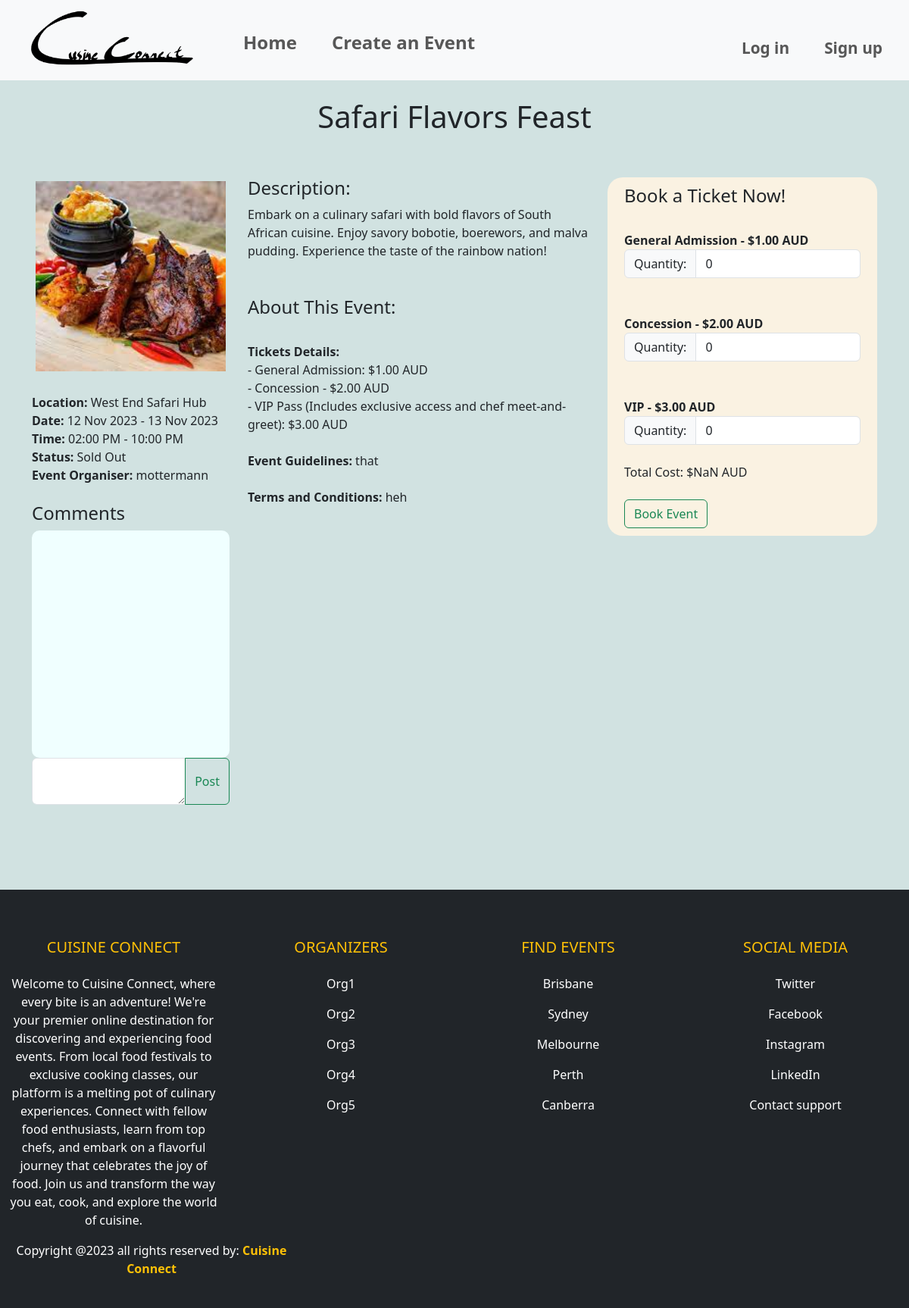
Before: /events/event/6 with the older database file.
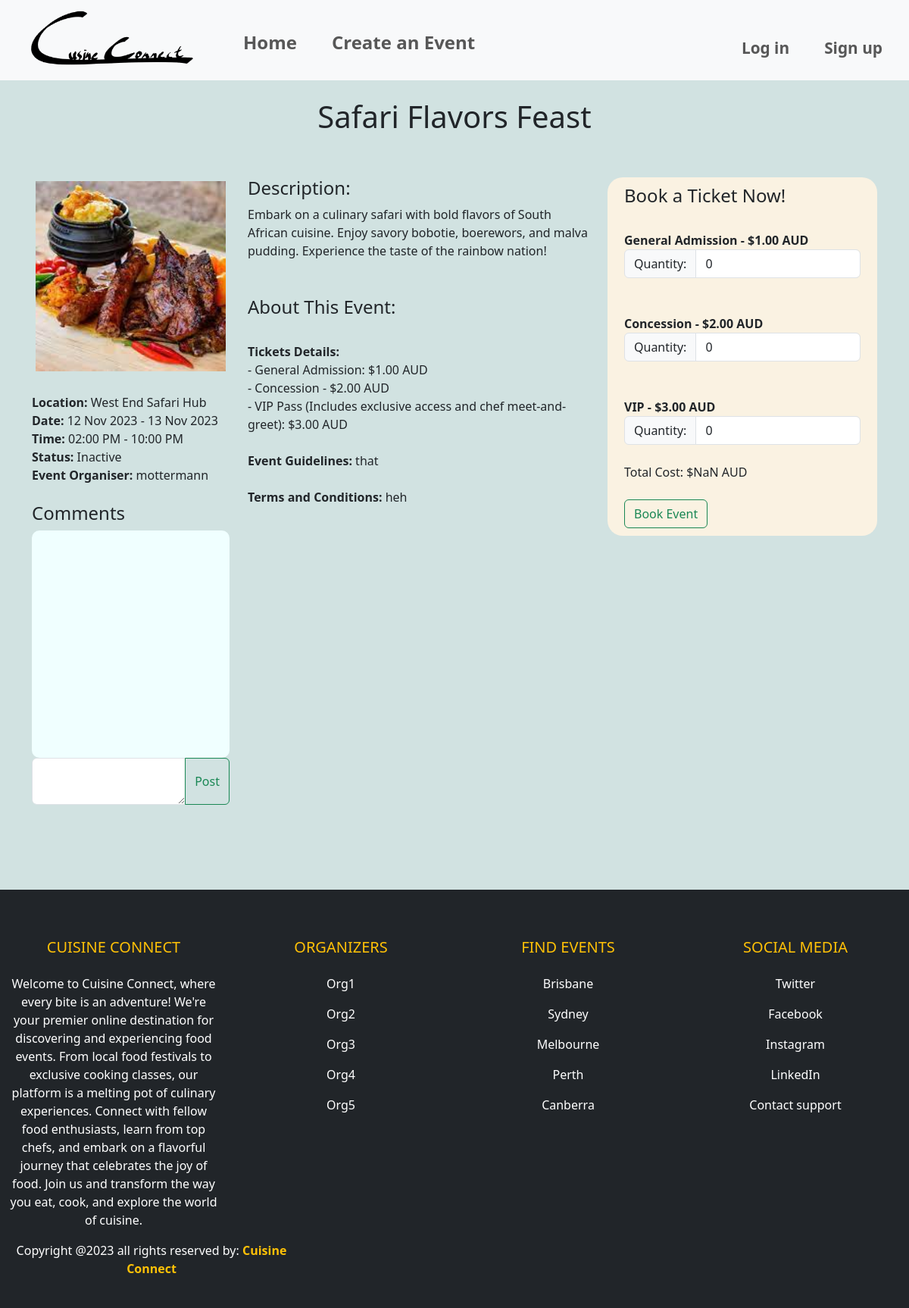
After: the same page with the newer database file.
### website/models.py (models this page shows, shortened)
class Event(db.Model):
    __tablename__ = 'events'
    id = db.Column(db.Integer, primary_key=True)
    name = db.Column(db.String(80), nullable=False)
    location = db.Column(db.String(400), nullable=False)
    start_date = db.Column(db.Date, nullable=False)
    end_date = db.Column(db.Date, nullable=False)
    start_time = db.Column(db.Time, nullable=False)
    end_time = db.Column(db.Time, nullable=False)
    ga_price = db.Column(db.Numeric, nullable=False)
    ga_availability = db.Column(db.Integer, nullable=False)
    concession_price = db.Column(db.Numeric, nullable=False)
    concession_availability = db.Column(db.Integer, nullable=False)
    vip_price = db.Column(db.Numeric, nullable=False)
    vip_availability = db.Column(db.Integer, nullable=False)
    description = db.Column(db.Text, nullable=False)
    image = db.Column(db.String(400), nullable=True)
    event_guidelines = db.Column(db.Text, nullable=True)
    terms_conditions = db.Column(db.Text, nullable=True)
    category = db.Column(db.String(80), nullable=True)
    comments = db.relationship('Comment', backref='event')
    user_id = db.Column(db.Integer, db.ForeignKey('users.id'))
    user = db.relationship('User', backref=db.backref('events', lazy=True))
    is_cancelled = db.Column(db.Boolean, default=False)
    event_bookings = db.relationship('Bookings', back_populates='event', lazy=True)
    @property
    def total_availability(self):
        return (self.concession_availability + self.ga_availability + self.vip_availability)
    @property
    def total_tickets_booked(self):
        return sum(bookings.ga_quantity + bookings.concession_quantity + bookings.vip_quantity for bookings in self.event_bookings)
    @property
    def status(self):
        try:
            if self.is_cancelled:
                return "Cancelled"
            elif self.total_availability == self.total_tickets_booked:
                return "Sold Out"
            elif datetime.combine(self.start_date, self.start_time) < datetime.now():
                return "Inactive"
            else:
                return "Open"
        except Exception as e:
            print(f"Error updating status: {e}")

class Bookings(db.Model):
    __tablename__ = 'bookings'
    id = db.Column(db.Integer, primary_key=True)
    name = db.Column(db.String(80))
    description = db.Column(db.String(200))
    image = db.Column(db.String(400))
    user_id = db.Column(db.Integer, db.ForeignKey('users.id'))
    event_id = db.Column(db.Integer, db.ForeignKey('events.id'))
    event = db.relationship('Event', back_populates='event_bookings', lazy=True)
    ga_quantity = db.Column(db.Integer, default=0)
    concession_quantity = db.Column(db.Integer, default=0)
    vip_quantity = db.Column(db.Integer, default=0)
    booking_time = db.Column(db.DateTime, default=datetime.utcnow)

class User(db.Model, UserMixin):
    __tablename__='users'
    id = db.Column(db.Integer, primary_key=True)
    name = db.Column(db.String(100), index=True, unique=True, nullable=False)
    emailid = db.Column(db.String(100), index=True, nullable=False)
    contactnumber = db.Column(db.Integer)
    address = db.Column(db.String(15), unique=True, index=True, nullable=True)
    password_hash = db.Column(db.String(255), nullable=False)
    comments = db.relationship('Comment', backref='user')

### website/events.py (the view)
@bp.route('/event/<int:id>')
def event_details(id):
    print(f"Event ID: {id}")
    event = Event.query.get_or_404(id)
    comment_form = CommentForm()
    return render_template('eventDetails.html', event=event, form=comment_form)

### website/forms.py
class CommentForm(FlaskForm):
    text = TextAreaField('Comment', [InputRequired()])
    submit = SubmitField('Post')

### website/templates/eventDetails.html (shortened to what this page needs)
{% extends 'base.html' %}
{% block header %}
<link rel="stylesheet" href="{{ url_for('static', filename='style/style.css') }}">
{% endblock %}
{% block content %}
<div>
    <div class="heading">
        <h1>{{ event.name }}</h1><br><br>
    </div>
    <div class="container">
        <div class="row">
            <div class="col-sm-3">
                <div class="box">
                    <img class="cropImage" src="{{ url_for('static', filename=event.image.split('static/')[1].replace('\\', '/')) }}" alt="Event Image">
                </div>
                <br><b>Location:</b> {{ event.location }}
                <br><b>Date:</b> {{ event.start_date.strftime('%d %b %Y') }} - {{ event.end_date.strftime('%d %b %Y') }}
                <br><b>Time:</b> {{ event.start_time.strftime('%I:%M %p') }} - {{ event.end_time.strftime('%I:%M %p') }}
                <br><b>Status:</b> {{ event.status }}
                <br><b>Event Organiser:</b> {{ event.user.name }}
                <br><br><h4>Comments</h4>
                <div class="overflow-auto reviewsColor">
                    <div class="reviews">
                    </div>
                </div>
                <form method="post" action="{{ url_for('event.post_comment', event_id=event.id) }}">
                    <div class="input-group mb-3">
                        {{ form.text(class="form-control") }}
                        <button class="btn btn-outline-success" type="submit">Post</button>
                    </div>
                </form>
            </div>
            <div class="col-sm-5">
                <h4>Description:</h4>
                {{ event.description }}
                <br><br><br><h4>About This Event:</h4>
                <br><b>Tickets Details:</b>
                <br>- General Admission: ${{ "%.2f"|format(event.ga_price) }} AUD
                <br>- Concession - ${{ "%.2f"|format(event.concession_price) }} AUD
                <br>- VIP Pass (Includes exclusive access and chef meet-and-greet): ${{ "%.2f"|format(event.vip_price) }} AUD
                <br><br><b>Event Guidelines:</b>
                {{ event.event_guidelines }}
                <br><br><b>Terms and Conditions:</b>
                {{ event.terms_conditions }}
            </div>
            <div class="col-sm-4">
                <div class="formLayout">
                    <div class="container">
                        <h4>Book a Ticket Now!</h4>
                        <form method="post" action="{{ url_for('event.book_event', id=event.id) }}">
                            <br><b>General Admission - ${{ "%.2f"|format(event.ga_price) }} AUD</b><br>
                            <div class="input-group">
                                <div class="input-group-text">Quantity:</div>
                                <input type="number" name="ga_quantity" id="GAquantity" class="form-control" min="0" value="0">
                            </div><br>
                            <br><b>Concession - ${{ "%.2f"|format(event.concession_price) }} AUD</b><br>
                            <div class="input-group">
                                <div class="input-group-text">Quantity:</div>
                                <input type="number" name="concession_quantity" id="concessionquantity" class="form-control" min="0" value="0">
                            </div><br>
                            <br><b>VIP - ${{ "%.2f"|format(event.vip_price) }} AUD</b><br>
                            <div class="input-group">
                                <div class="input-group-text">Quantity:</div>
                                <input type="number" name="vip_quantity" id="VIPquantity" class="form-control" min="0" value="0">
                            </div><br>
                            <div id="totalPrice">Total Cost: $0.00 AUD</div><br>
                            <button class="btn btn-outline-success" type="submit">Book Event</button>
                        </form>
                    </div>
                </div>
            </div>
        </div>
    </div>
</div>
<br><br><br><br>
{% endblock %}

### website/templates/base.html (shortened to what this page needs)
<!DOCTYPE html>
<html lang="en">
    <head>
        <link rel="stylesheet" href="{{url_for('static', filename='style/style.css')}}">
        <link href="https://cdn.jsdelivr.net/npm/bootstrap@5.3.1/dist/css/bootstrap.min.css" rel="stylesheet">
    </head>
    <body class="bGColor">
        <nav class="navbar sticky-top navbar-expand-sm bg-light navbar-light justify-content-center">
            <div class="container-fluid">
                    <ul class="navbar-nav">
                        <li><a class="navbar-brand" href = "{{ url_for('main.index') }}"><img src="{{url_for('static', filename='img/logo.png')}}" style="width:240px;height:90px"></a></li>
                        <li class="nav-item" ><a style="font-size: 150%; padding-top: 30px;" class="nav-link" href = "{{ url_for('main.index') }}"><b>Home</b></a></li>
                        <li class="nav-item" ><a style="font-size: 150%; padding-top: 30px;" class="nav-link" href = "{{ url_for('event.create') }}"><b>Create an Event</b></a></li>
                    </ul>
                    <ul class = "navbar-nav navbar-right">
                        {% if current_user.is_authenticated %}
                        <li class="nav-item" ><a style="font-size: 130%; padding-top: 30px;" class="nav-link" href = "#"><b>Welcome {{current_user.name}}</b></a></li>
                        <li class="nav-item" ><a style="font-size: 130%; padding-top: 30px;" class="nav-link" href = "{{ url_for('auth.logout') }}"><b>Log out</b></a></li>
                        {% else %}
                        <li class="nav-item" ><a style="font-size: 130%; padding-top: 30px;" class="nav-link" href = "{{ url_for('auth.login') }}"><b>Log in</b></a></li>
                        <li class="nav-item" ><a style="font-size: 130%; padding-top: 30px;" class="nav-link" href = "{{ url_for('auth.register') }}"><b>Sign up</b></a></li>
                        {% endif %}
                    </ul>
            </div>
        </nav>
        {% block header %}
        {% endblock %}
    {% block content %}
    {% endblock %}
    <footer class="bg-dark text-white pt-5 pb-4">
        <div class="container-fluid text-center text-md-left">
            <div class="row text-center text-md-left">
                <div class="col-md-3 col-lg-3 col-xl-3 mx-auto mt-3">
                    <h5 class="text-uppercase mb-4 font-weight-bold text-warning">Cuisine Connect</h5>
                    <p>Welcome to Cuisine Connect, where every bite is an adventure! We're your premier online destination for discovering and experiencing food events.
                        From local food festivals to exclusive cooking classes, our platform is a melting pot of culinary experiences. Connect with fellow food enthusiasts,
                        learn from top chefs, and embark on a flavorful journey that celebrates the joy of food. Join us and transform the way you eat, cook, and explore the world of cuisine.</p>
                </div>
                <div class="col-md-3 col-lg-3 col-xl-3 mx-auto mt-3">
                    <h5 class="text-uppercase mb-4 font-weight-bold text-warning">Organizers</h5>
                    <p>
                        <a href="#" class="text-white" style="text-decoration: none;">Org1</a>
                    </p>
                    <p>
                        <a href="#" class="text-white" style="text-decoration: none;">Org2</a>
                    </p>
                    <p>
                        <a href="#" class="text-white" style="text-decoration: none;">Org3</a>
                    </p>
                    <p>
                        <a href="#" class="text-white" style="text-decoration: none;">Org4</a>
                    </p>
                    <p>
                        <a href="#" class="text-white" style="text-decoration: none;">Org5</a>
                    </p>
                </div>
                <div class="col-md-3 col-lg-3 col-xl-3 mx auto mt-3">
                    <h5 class="text-uppercase mb-4 font-weight-bold text-warning">Find Events</h5>
                    <p>
                        <a href="#" class="text-white" style="text-decoration: none;">Brisbane</a>
                    </p>
                    <p>
                        <a href="#" class="text-white" style="text-decoration: none;">Sydney</a>
                    </p>
                    <p>
                        <a href="#" class="text-white" style="text-decoration: none;">Melbourne</a>
                    </p>
                    <p>
                        <a href="#" class="text-white" style="text-decoration: none;">Perth</a>
                    </p>
                    <p>
                        <a href="#" class="text-white" style="text-decoration: none;">Canberra</a>
                    </p>
                </div>
                <div class="col-md-3 col-lg-3 col-xl-3 mx auto mt-3">
                    <h5 class="text-uppercase mb-4 font-weight-bold text-warning">Social Media</h5>
                    <p>
                        <a href="#" class="text-white" style="text-decoration: none;">Twitter</a>
                    </p>
                    <p>
                        <a href="#" class="text-white" style="text-decoration: none;">Facebook</a>
                    </p>
                    <p>
                        <a href="#" class="text-white" style="text-decoration: none;">Instagram</a>
                    </p>
                    <p>
                        <a href="#" class="text-white" style="text-decoration: none;">LinkedIn</a>
                    </p>
                    <p>
                        <a href="#" class="text-white" style="text-decoration: none;">Contact support</a>
                    </p>
                </div>
            </div>
            <div class="row">
                <div class="col-md-4 col-lg-4">
                    <p>Copyright @2023 all rights reserved by:
                        <strong class="text-warning">Cuisine Connect</strong>
                    </p>
                </div>
            </div>
        </div>
      </footer>
    </body>
</html>

### website/static/style/style.css (style rules this page uses)
.heading { text-align: center; padding-top: 2%; }
.box { position: relative; width:100%; border: 5px solid rgba(196, 218, 216, 0); }
.box::before { content: ""; display: block; padding-top: 100%; }
.cropImage { position: absolute; top: 0; left: 0; width: 100%; height: 100%; object-fit: cover; }
.bGColor { background-color: rgba(196, 218, 216, 0.767); }
.navbar-nav > li { padding-left: 15px; padding-right: 15px; }
.formLayout { background-color: rgb(250, 242, 226); padding: 10px; border-radius: 20px; }
.reviews { height: 300px; padding: 8px; }
.reviewsColor { background-color: azure; border-radius: 10px; }

Changed rows visible on the page:
changed Event "Safari Flavors Feast": status "Sold Out" → "Inactive"
